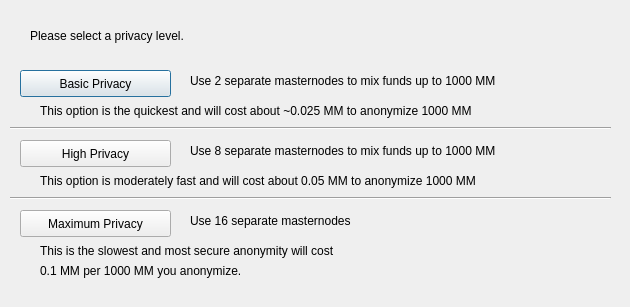
<?xml version="1.0" encoding="UTF-8"?>
<ui version="4.0">
 <class>DarksendConfig</class>
 <widget class="QDialog" name="DarksendConfig">
  <property name="geometry">
   <rect>
    <x>0</x>
    <y>0</y>
    <width>630</width>
    <height>307</height>
   </rect>
  </property>
  <property name="windowTitle">
   <string>Configure Darksend</string>
  </property>
  <widget class="QPushButton" name="buttonBasic">
   <property name="geometry">
    <rect>
     <x>20</x>
     <y>70</y>
     <width>151</width>
     <height>27</height>
    </rect>
   </property>
   <property name="text">
    <string>Basic Privacy</string>
   </property>
  </widget>
  <widget class="QPushButton" name="buttonHigh">
   <property name="geometry">
    <rect>
     <x>20</x>
     <y>140</y>
     <width>151</width>
     <height>27</height>
    </rect>
   </property>
   <property name="text">
    <string>High Privacy</string>
   </property>
  </widget>
  <widget class="QPushButton" name="buttonMax">
   <property name="geometry">
    <rect>
     <x>20</x>
     <y>210</y>
     <width>151</width>
     <height>27</height>
    </rect>
   </property>
   <property name="text">
    <string>Maximum Privacy</string>
   </property>
  </widget>
  <widget class="QLabel" name="label">
   <property name="geometry">
    <rect>
     <x>30</x>
     <y>20</y>
     <width>571</width>
     <height>31</height>
    </rect>
   </property>
   <property name="text">
    <string>Please select a privacy level.</string>
   </property>
  </widget>
  <widget class="QLabel" name="label_2">
   <property name="geometry">
    <rect>
     <x>190</x>
     <y>70</y>
     <width>421</width>
     <height>21</height>
    </rect>
   </property>
   <property name="text">
    <string>Use 2 separate masternodes to mix funds up to 1000 MM</string>
   </property>
  </widget>
  <widget class="QLabel" name="label_3">
   <property name="geometry">
    <rect>
     <x>190</x>
     <y>140</y>
     <width>411</width>
     <height>21</height>
    </rect>
   </property>
   <property name="text">
    <string>Use 8 separate masternodes to mix funds up to 1000 MM</string>
   </property>
  </widget>
  <widget class="QLabel" name="label_4">
   <property name="geometry">
    <rect>
     <x>190</x>
     <y>210</y>
     <width>421</width>
     <height>21</height>
    </rect>
   </property>
   <property name="text">
    <string>Use 16 separate masternodes</string>
   </property>
  </widget>
  <widget class="QLabel" name="label_6">
   <property name="geometry">
    <rect>
     <x>40</x>
     <y>100</y>
     <width>561</width>
     <height>21</height>
    </rect>
   </property>
   <property name="text">
    <string>This option is the quickest and will cost about ~0.025 MM to anonymize 1000 MM</string>
   </property>
  </widget>
  <widget class="QLabel" name="label_7">
   <property name="geometry">
    <rect>
     <x>40</x>
     <y>170</y>
     <width>561</width>
     <height>21</height>
    </rect>
   </property>
   <property name="text">
    <string>This option is moderately fast and will cost about 0.05 MM to anonymize 1000 MM</string>
   </property>
  </widget>
  <widget class="QLabel" name="label_8">
   <property name="geometry">
    <rect>
     <x>40</x>
     <y>240</y>
     <width>561</width>
     <height>21</height>
    </rect>
   </property>
   <property name="text">
    <string>This is the slowest and most secure anonymity will cost</string>
   </property>
  </widget>
  <widget class="QLabel" name="label_9">
   <property name="geometry">
    <rect>
     <x>40</x>
     <y>260</y>
     <width>561</width>
     <height>21</height>
    </rect>
   </property>
   <property name="text">
    <string>0.1 MM per 1000 MM you anonymize.</string>
   </property>
  </widget>
  <widget class="Line" name="line">
   <property name="geometry">
    <rect>
     <x>10</x>
     <y>120</y>
     <width>601</width>
     <height>16</height>
    </rect>
   </property>
   <property name="orientation">
    <enum>Qt::Horizontal</enum>
   </property>
  </widget>
  <widget class="Line" name="line_2">
   <property name="geometry">
    <rect>
     <x>10</x>
     <y>190</y>
     <width>601</width>
     <height>16</height>
    </rect>
   </property>
   <property name="orientation">
    <enum>Qt::Horizontal</enum>
   </property>
  </widget>
 </widget>
 <resources/>
 <connections/>
</ui>
